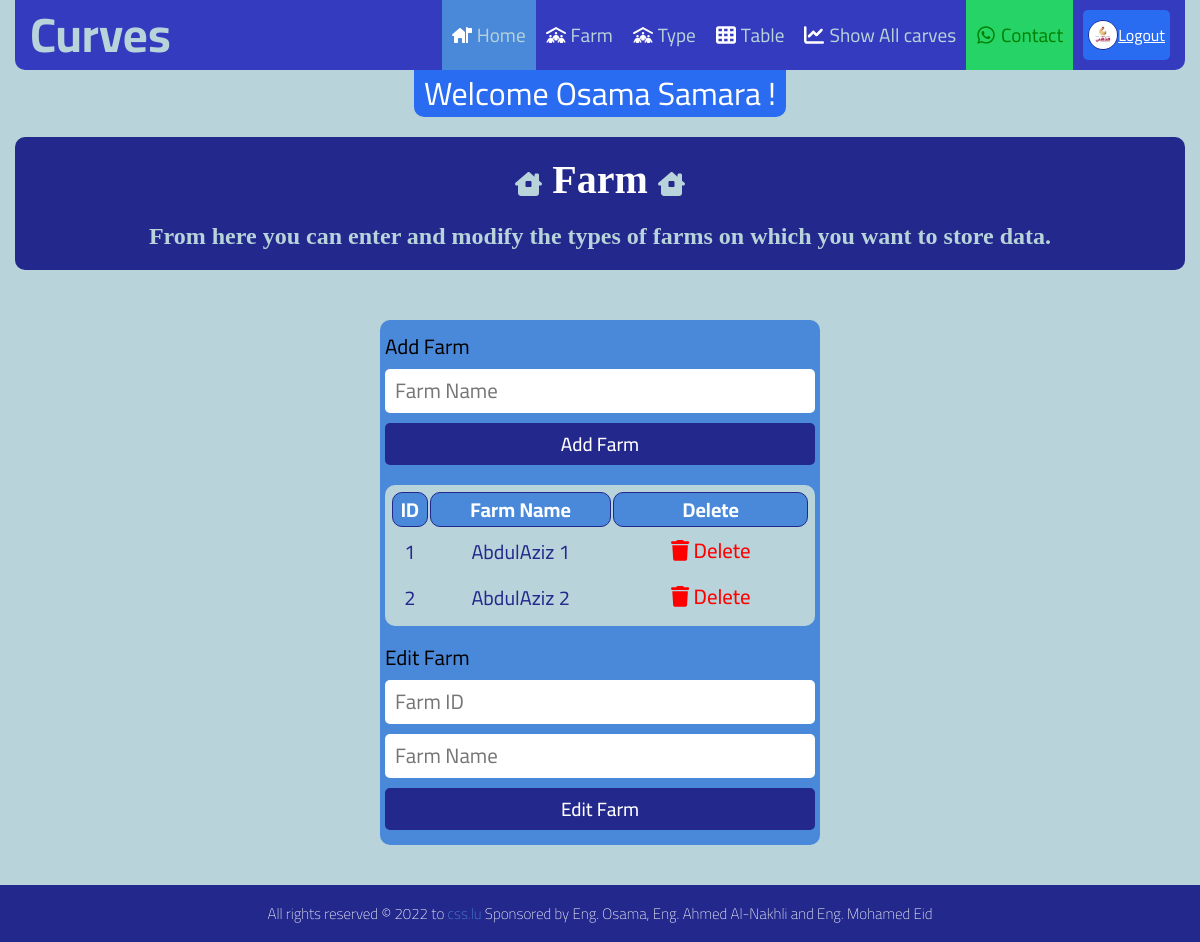
The page /Page/farm.php (signed in) on the database its author committed.
### tables this page shows
CREATE TABLE `t_farm` (
  `farm_id` int(200) NOT NULL,
  `farm_name` varchar(200) NOT NULL
);

### Page/farm.php (the view, shortened to what this page needs)
<?php
if (!isset($_SESSION['userName'])) {
    $_SESSION['msg'] = "You must log in first";
    header('location: ../Login/Login.php');
} else {
    $fullNameSession = $_SESSION['fullName'];
    $linkImg = $_SESSION['LinkImg'];
}
?>
<!DOCTYPE html>
<html lang="en">
<head>
    <link rel="stylesheet" href="../Css/Normalize.css">
    <link rel="stylesheet" href="../Css/FontAwesome.css">
    <link rel="stylesheet" href="../Css/Main.css">
    <link rel="stylesheet" href="../Css/Media.css">
</head>
<body>
    <nav class="navbar container">
        <div class="logo">
            <h2>Curves</h2>
        </div>
        <div class="normal linkToggle">
            <ul class="links">
                <li class="activelink"><i class="fa-solid fa-house-flag"></i><a href="../index.php">Home</a></li>
                <li><i class="fa-solid fa-people-roof"></i><a href="../Page/farm.php"> Farm</a></li>
                <li><i class="fa-solid fa-people-roof"></i><a href="../Page/type.php"> Type</a></li>
                <li><i class="fa-solid fa-table-cells"></i><a href="../Page/table.php"> Table</a></li>
                <li><i class="fa-solid fa-chart-line"></i><a href="../Page/show.php">Show All carves</a></li>
                <li style="background-color: #25D366;"><i class="fa-brands fa-whatsapp " style="color: green;"></i><a
                        href="https://wa.me/+966596733058" style="color: green;">Contact</a></li>
                <div>
                    <form action="">
                        <a class="btn btnOut" type="submit" href="../Function/CloseSession.php"><img class="imgLogo" src="..<?php echo $linkImg; ?>" alt="">Logout</a>
                    </form>
                </div>
            </ul>
        </div>
    </nav>
    <div class="welcome">
        <p><?php echo "Welcome " . $fullNameSession . " !";  ?></p>
    </div>
    <div class="container title ">
        <h2><i class="fa-solid fa-house-chimney-window"></i>Farm<i class="fa-solid fa-house-chimney-window"></i></h2>
        <p>From here you can enter and modify the types of farms on which you want to store data.</p>
    </div>
    <div class="container farm">
        <div class="addFarm ">
            <form action="../Function/farm_POST.php" method="POST">
                <label for="farmName">Add Farm</label>
                <input type="text" name="farmName" id="farmName" placeholder="Farm Name" required maxlength="30" minlength="3">
                <button type="submit" onclick="return confirm('Are you sure?')" class="btn">Add Farm</button>
            </form>
            <form action="../Function/farm_POST.php" method="POST">
                <table class="tableFarm" id="tableFarm">
                    <tr>
                        <th>ID</th>
                        <th>Farm Name</th>
                        <th>Delete</th>
                    </tr>
                    <?php
                    include '../Function/dbConnection.php';
                    $sql = "SELECT * FROM t_farm";
                    $result = $conn->query($sql);
                    if ($result->num_rows > 0) {
                        while ($row = $result->fetch_assoc()) {
                            echo "<tr>
                                <td>" . $row["farm_id"] . "</td>
                                <td>" . $row["farm_name"] . "</td>
                                <td>
                                        <a onclick='return confirm(\"Are you sure?\")' href='./farm.php?id=" . $row["farm_id"] . "&action=delete'><i class='fa-solid fa-trash'></i> Delete</a></td>
                                </tr>";
                        }
                    } else {
                    }
                    ?>
                </table>
            </form>
            <form action="../Function/farm_POST.php?action=edit&id=farmID&farmName=farmName" method="get" action>
                <label for="farmName">Edit Farm</label>
                <input type="number" readonly name="farmID" id="farmID" placeholder="Farm ID ">
                <input type="text" name="farmName" id="farmNameEdit" placeholder="Farm Name " required maxlength="30" minlength="3">
                <button onclick="return confirm('Are you sure?')" type="submit" class="btn">Edit Farm</button>
            </form>
        </div>
    </div>
    <div class="footer ">
        All rights reserved © 2022 to <a href="https://css.lu/">css.lu</a> Sponsored by Eng. Osama, Eng. Ahmed Al-Nakhli and Eng. Mohamed Eid
    </div>
</body>
</html>

### rows shown on the page
t_farm: farm_id "1", farm_name "AbdulAziz 1"
t_farm: farm_id "2", farm_name "AbdulAziz 2"

### other values the page prints
$fullNameSession "Osama Samara"
